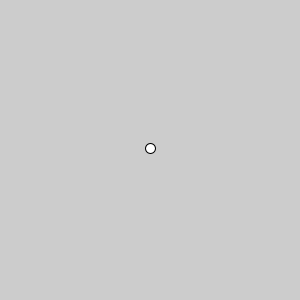
Frame 1 (no input)
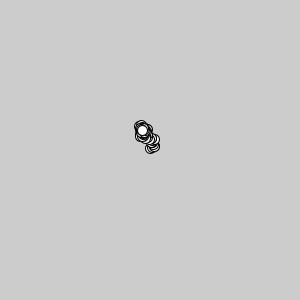
Frame 60 (the mouse pressed at the canvas centre just before this capture)
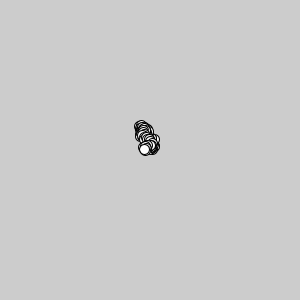
Frame 120 (the mouse held since frame 60 and released just before this capture)

The Processing sketch that drew these frames (run headless with seeded random() and noise(); from frame 60 on, the mouse is pressed at the canvas centre):

// Processing sketch: Ball_Class_randomWalk
// ── Ball_Class_randomWalk.pde

//KP - S26 - VL Beispiele: Klassen. Ball Random Walker
class Ball {
  float x, y;
  Ball(float x, float y) {
    this.x = x;
    this.y = y;
  }
  void move(float dx, float dy) 
  {
    this.x += dx;
    this.y += dy;
  }
}
Ball b1;
void setup() {
  size(300, 300);
  b1 = new Ball(width/2.0, height/2.0);
}
void draw() {
  b1.move(random(5)-2.5, random(5)-2.5);
  ellipse(b1.x, b1.y, 10, 10);
}
